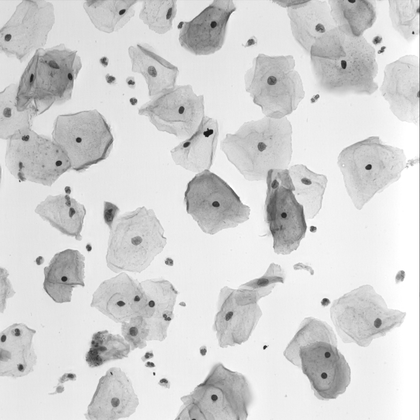
%> input picture EDF000.png, 420 x 420 px, shrunk from 1024 x 1024 before the run
$ octave --eval "result = baseline2(imread('EDF000.png'));"   (GNU Octave 9; MATLAB toolbox functions it lacks are replaced by stand-ins)
%> lines starting %> are read from the running program, lines starting %| are printed output that depends on the picture; in (x1, y1, x2, y2) boxes, pixels count from 0 and x2, y2 are one past the last pixel; in counts of white or black regions, pixels touching at a corner belong together; the program's own positions count from 1
### distance_based_cleaning.m
function [ image_in ] = distance_based_cleaning( image_in, ref, distance_threshold )
[m, n] = size(image_in);
for i = 1:m
    for j = 1:n
        if image_in(i, j) == 1
            if has_true_neighbour( i, j, ref, distance_threshold ) == 0
                image_in(i, j) = 0;

            end
        end
    end
end
end

% [16 lines left out: function has_true_neighbour, not called in this run]

### baseline2.m
function  out_image  = baseline2( in_image)
%% Preprocessing
% Contrast enhancement
I = in_image;
%> I is the input picture: size 420x420 uint8; min 21, max 255, mean 212.9
I_1 = imhmin(I,20);
I_2 = imhmin(I,60);

I_subs =  I_2 - I_1;
I_ce = I - I_subs;

% get the region of
se = strel('disk',1);
I_open = imopen(I,se);
H = imhmin(I_open, 10);
Cnp = I_ce+H;
% figure, imshow(Cnp);
% title('Cn');

Cnp_inverse = 255 - Cnp;
M_d = imdilate(Cnp_inverse,se);
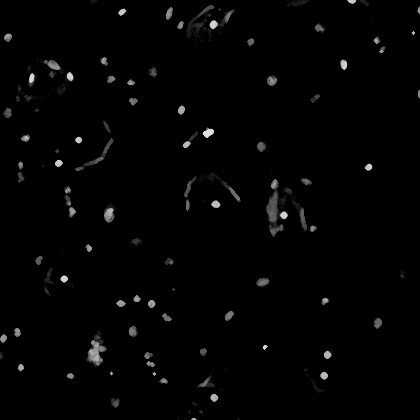
%> M_d: size 420x420 uint8; min 0, max 224, mean 3.4

% figure, imshow(M_d);
% title('M_d');

level = graythresh(M_d);
%> level = 0.239
BW_1 = im2bw(M_d,level);
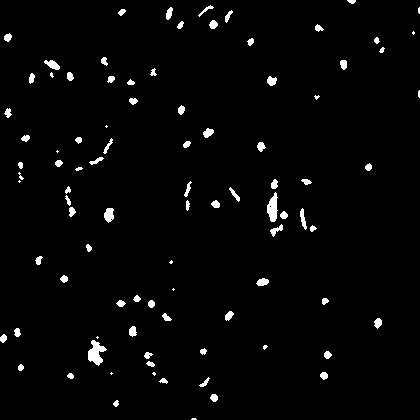
%> BW_1: size 420x420 logical; 2.3% white; 92 white regions (16 under 20 px), largest, box (x1, y1, x2, y2) and area: (88, 340, 107, 366) 267, (267, 192, 278, 222) 216, (104, 208, 114, 223) 112
% figure, imshow(BW_1);
% title('BW_1');


% Smooth the boundary
se = strel('disk',1);
cleaned = imdilate(BW_1,se);
%> cleaned: size 420x420 logical; 3.5% white; 88 white regions (7 under 20 px), largest, box (x1, y1, x2, y2) and area: (87, 339, 108, 367) 340, (266, 191, 279, 223) 282, (64, 185, 77, 218) 179

% figure, imshow(cleaned);
% title('cleaned');
%% Refinement of Nuclei Boundary Area

% M_g = |I_ce - I_dilate|
Cnp = imadjust(Cnp);
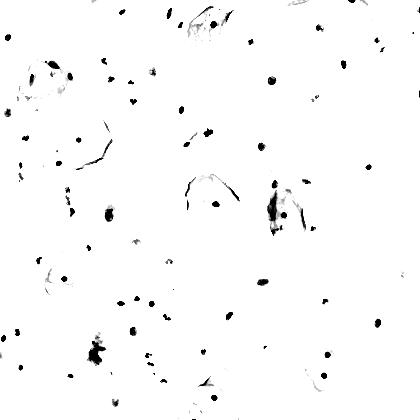
%> Cnp: size 420x420 uint8; min 0, max 255, mean 250.7
% figure, imshow(Cnp);
Cnp_inverse = 255 - Cnp;
se = strel('disk',2);
M_d = imdilate(Cnp_inverse,se);
M_d = imadjust(M_d);
% figure, imshow(M_d);
% title('M_d');
% figure, imshow(I_ce);
% title('I_ce');
M_g = uint8(abs(double(I_ce)-double(M_d)));

% Inverse M_g to the result similar to the paper
M_g = 255-M_g;
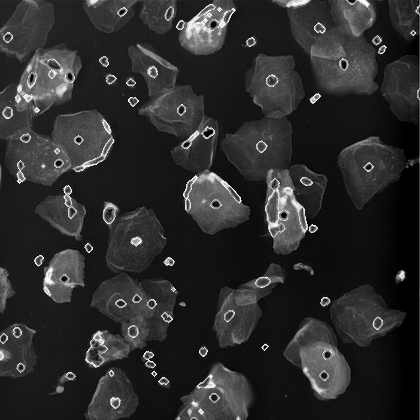
%> M_g: size 420x420 uint8; min 0, max 255, mean 44.5
% figure, imshow(M_g);
% title('M_g');

% Contrast enhancement
M_g_ce = imadjust(M_g, [0.3; 0.7], []);
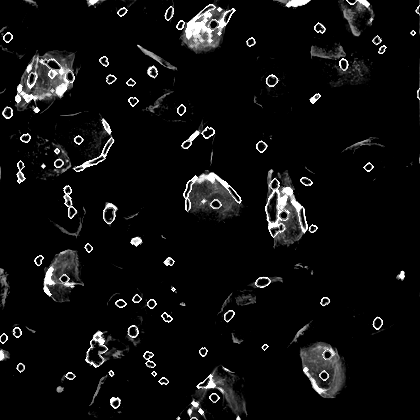
%> M_g_ce: size 420x420 uint8; min 0, max 255, mean 14.9
% figure, imshow(M_g_ce);
% title('M_g_ce');


% % Apply global thresholding
BW_2 = imbinarize(M_g_ce,0.8);
%> BW_2: size 420x420 logical; 3% white; 155 white regions (76 under 20 px), largest, box (x1, y1, x2, y2) and area: (185, 4, 216, 43) 437, (265, 187, 293, 238) 351, (183, 173, 242, 211) 326
% figure, imshow(BW_2);
% title('BW_2');
% figure, imshow(BW_2);
% title('BW2_cleaned');
se = strel('disk',3);
BW_2 = imclose(BW_2, se);
%> BW_2: size 420x420 logical; 3.9% white; 103 white regions (27 under 20 px), largest, box (x1, y1, x2, y2) and area: (176, 4, 236, 43) 890, (265, 178, 318, 238) 733, (183, 173, 242, 211) 487
BW_2 = distance_based_cleaning(BW_2, cleaned, 3);
%> after the loop in distance_based_cleaning, `for i = 1:m`:
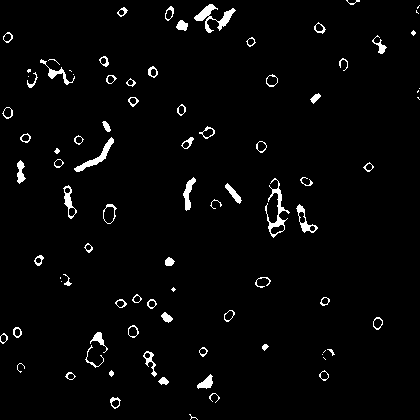
%> image_in: size 420x420 logical; 2.8% white; 87 white regions (19 under 20 px), largest, box (x1, y1, x2, y2) and area: (194, 4, 236, 33) 405, (265, 178, 290, 238) 358, (74, 137, 114, 172) 291

%
% % Figure 3(c)
joined_image = or(cleaned,BW_2);
%> joined_image: size 420x420 logical; 4.6% white; 73 white regions (2 under 20 px), largest, box (x1, y1, x2, y2) and area: (265, 178, 290, 238) 811, (194, 4, 236, 33) 484, (85, 332, 108, 368) 468
se = strel('disk',5);
out_image = imclose(joined_image, se);
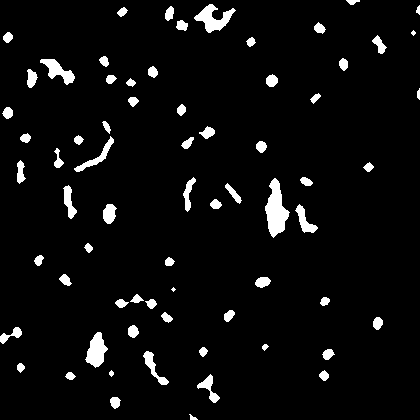
%> out_image: size 420x420 logical; 4.8% white; 69 white regions (2 under 20 px), largest, box (x1, y1, x2, y2) and area: (265, 178, 290, 238) 830, (194, 4, 236, 33) 542, (85, 332, 108, 368) 484
end
